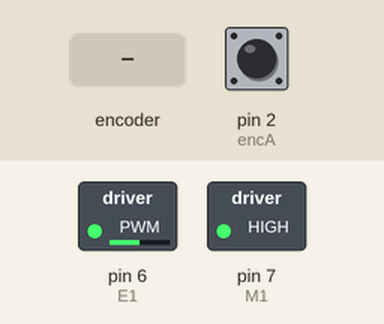
The sketch below on a simulated Arduino Uno, built with avr-gcc and run on an emulated ATmega328P. On the bench: switched loads named in the sketch (green lamp = pin HIGH). The inputs (shaded band) are chosen by the test bench; at power-on: pin 2 (encA) HIGH. What the sketch prints to the serial monitor is not drawn.

Above: at 1.2 s.
1.3 s: rotary encoder on pin 2 (encA) / pin 4 (encB) turned 1 step (first pin leading)
Timing chart, 0 to 4.3 s (numbered marks = the images above; inputs shaded):
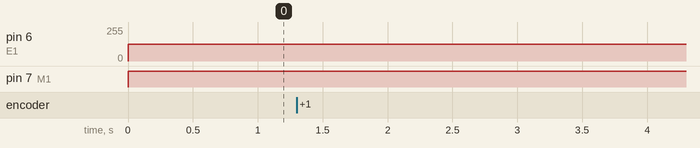

The sketch:

motor_speed.ino
```cpp
const byte encA = 2;
const byte encB = 4;

const double wheelDis = 0.01767; // units are meters per pulses
const int E1 = 6;
const int M1 = 7;
long count = 0;
long currentTime = 0;
long lastTime = 0;
int deltaT = 0;
double avgDeltaT = 0;
int lastDeltaT = 0;
double speed1 = 0;

boolean encAState = HIGH;
boolean lencAState = HIGH;

void setup(){
  pinMode(encA, INPUT);
  pinMode(encB, INPUT);
  pinMode(M1, OUTPUT);
  Serial.begin(9600);
}

void loop(){
  analogWrite(E1, 255/2);
  digitalWrite(M1, HIGH);
  encAState = digitalRead(encA);
  if (encAState != lencAState){
    count++;
    lastTime = currentTime;
    currentTime = millis();

  // calculating the average time
  lastDeltaT = deltaT;
  deltaT = currentTime - lastTime;
  avgDeltaT = (double(deltaT) + double(lastDeltaT))/double(2); // units are in pulses/milliseconds

  //calculating the speed
  if (avgDeltaT == 0){
    Serial.println("Error in calculation of avgDeltaT");
  }
  else{
    speed1 = (wheelDis*(double(1)/avgDeltaT))*double(1000); // units are in m/s
  }

  lencAState = encAState;
  Serial.print("deltaT = ");
  Serial.println(deltaT);
  Serial.print("lastDeltaT = ");
  Serial.println(lastDeltaT);
  Serial.print("Speed: ");
  Serial.println(speed1);
  }
}
```

Measured:
- after the input at 1.3 s, every drawn part: stays the same
